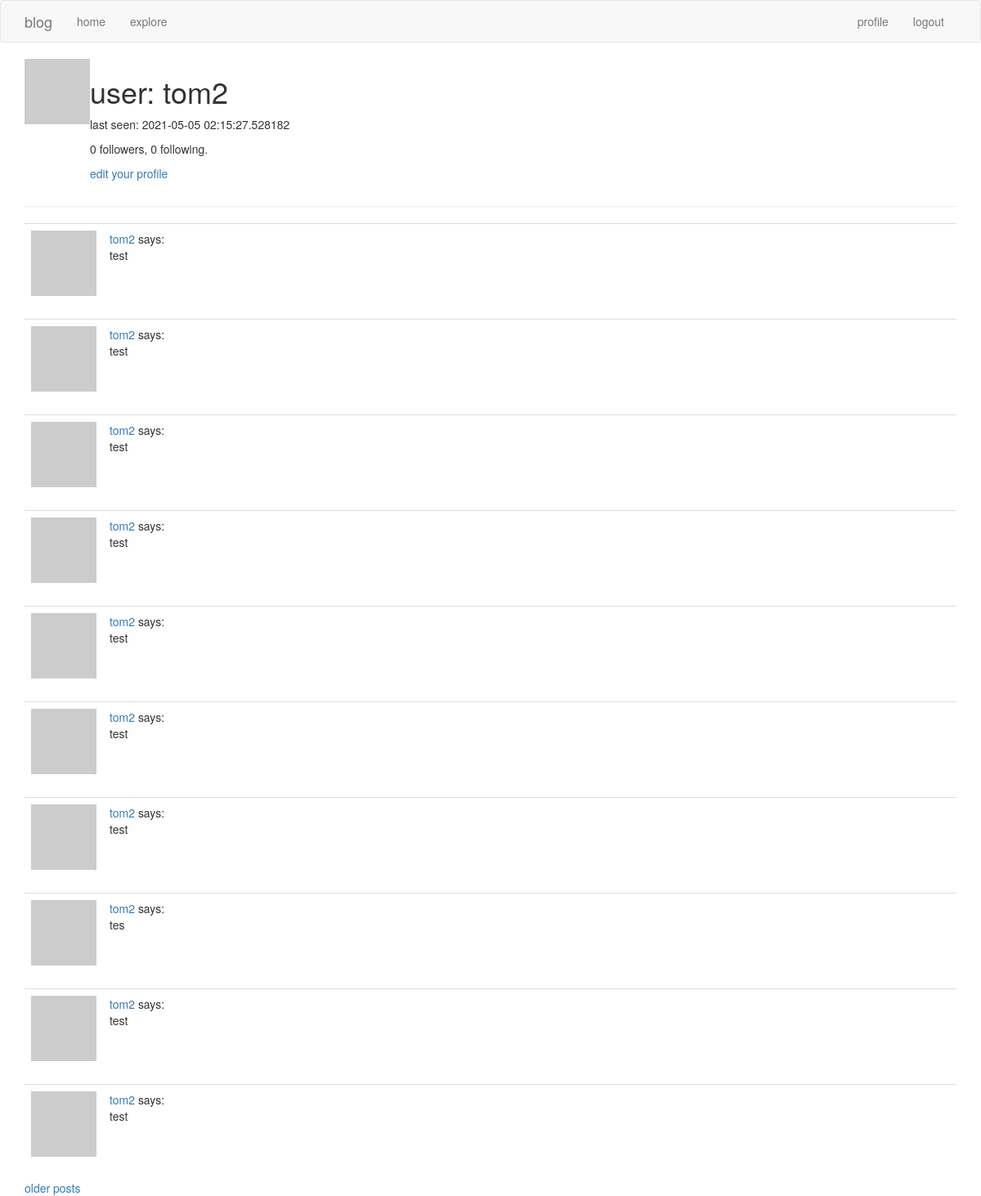
/user/tom2 (signed in), run on an earlier commit of the app's database.
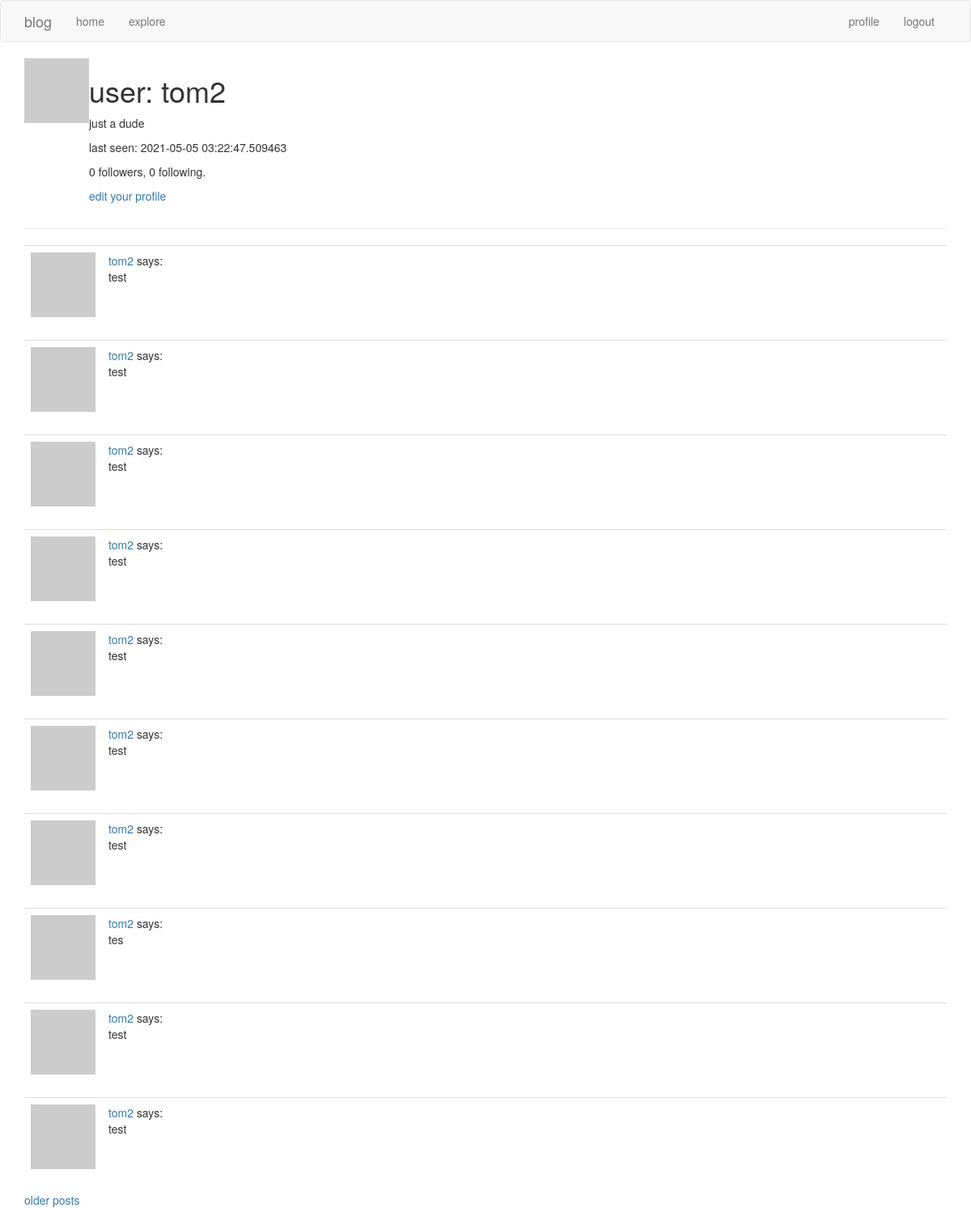
And on a later commit of the database.
### app/models.py (models this page shows, shortened)
class User(UserMixin, db.Model):
    id       = db.Column(db.Integer, primary_key = True)
    username = db.Column(db.String(64),  index = True, unique = True)
    email    = db.Column(db.String(128), index = True, unique = True)
    about_me = db.Column(db.String(128))
    last_seen = db.Column(db.DateTime, default = datetime.utcnow)
    password_hash = db.Column(db.String(128))
    posts = db.relationship('Post', backref = 'author', lazy = 'dynamic')
    followed = db.relationship(
        'User', secondary = followers,
        primaryjoin = (followers.c.follower_id == id),
        secondaryjoin = (followers.c.followed_id == id),
        backref = db.backref('followers', lazy = 'dynamic'), lazy = 'dynamic')
    def avatar(self, size):
        digest = md5(self.email.lower().encode('utf-8')).hexdigest()
        return 'https://www.gravatar.com/avatar/{}?d=identicon&s={}'.format(digest, size)

class Post(db.Model):
    id   = db.Column(db.Integer, primary_key = True)
    body = db.Column(db.String(128))
    timestamp = db.Column(db.DateTime, index = True, default = datetime.utcnow)
    user_id = db.Column(db.Integer, db.ForeignKey('user.id'))

### app/routes.py (the view)
@app.route('/user/<username>')
@login_required
def user(username):
    user = User.query.filter_by(username = username).first_or_404()
    page = request.args.get('page', 1, type = int)
    posts = user.posts.order_by(Post.timestamp.desc()).paginate(page, app.config['POSTS_PER_PAGE'], False)
    next_url = url_for('user', username = user.username, page = posts.next_num) if posts.has_next else None
    prev_url = url_for('user', username = user.username, page = posts.prev_num) if posts.has_prev else None
    form = EmptyForm()
    return render_template('user.html', user = user, form = form, posts = posts.items, next_url = next_url, prev_url = prev_url)

### app/models.py (called while the page is built)
@login.user_loader
def load_user(id):
    return User.query.get(int(id))

### app/routes.py (called while the page is built)
@app.before_request
def before_request():
    if current_user.is_authenticated:
        current_user.last_seen = datetime.utcnow()
        db.session.commit()

### app/templates/user.html (shortened to what this page needs)
{% extends 'base.html' %}
{% block app_content %}
    <table>
        <tr valign = 'top'>
            <td><img src = "{{ user.avatar(128) }}"></td>
            <td>
                <h1> user: {{ user.username }} </h1>
                {% if user.about_me %}
                <p> {{ user.about_me }} </p>
                {% endif %}
                {% if user.last_seen %}
                <p> last seen: {{ user.last_seen }} </p>
                {% endif %}
                <p>{{ user.followers.count() }} followers, {{ user.followed.count() }} following. </p>
                {% if user == current_user %}
                <p><a href = "{{ url_for('edit_profile') }}"> edit your profile </a></p>
                {% endif %}
            </td>
        </tr>
    </table>
    <hr>
    {% for post in posts %}
        {% include '_post.html' %}
    {% endfor %}
    {% if next_url %}
    <a href = "{{ next_url }}"> older posts </a>
    {% endif %}
{% endblock %}

### app/templates/base.html (shortened to what this page needs)
{% extends 'bootstrap/base.html' %}
{% block navbar %}
    <nav class = 'navbar navbar-default'>
        <div class = 'container'>
            <div class = 'navbar-header'>
                <a class = 'navbar-brand' href = "{{ url_for('index') }}"> blog </a>
            </div>
            <div class = 'collapse navbar-collapse' id = 'bs-example-navbar-collapse-1'>
                <ul class = 'nav navbar-nav'>
                    <li><a href="{{ url_for('index') }}"> home </a></li>
                    <li><a href="{{ url_for('explore') }}"> explore </a></li>
                </ul>
                <ul class = 'nav navbar-nav navbar-right'>
                    {% if current_user.is_anonymous %}
                    <li><a href = "{{ url_for('login') }}"> login </a></li>
                    {% else %}
                    <li><a href = "{{ url_for('user', username = current_user.username) }}"> profile </a></li>
                    <li><a href = "{{ url_for('logout') }}"> logout </a></li>
                    {% endif %}
                </ul>
            </div>
        </div>
    </nav>
{% endblock %}
{% block content %}
    <div class = 'container'>
        {% block app_content %}{% endblock %}
    </div>
{% endblock %}

### app/templates/_post.html
    <table class = "table table-hover">
        <tr>
            <td width = "70px">
                <a href = "{{ url_for('user', username = post.author.username) }}">
                    <img src = "{{ post.author.avatar(70) }}" />
                </a>
            </td>
            <td>
                <a href = "{{ url_for('user', username = post.author.username) }}">
                    {{ post.author.username }}
                </a>
                says:
                <br>
                {{ post.body }}
            </td>
        </tr>
    </table>

What changed in the data, as far as the page shows it:
changed User "tom2": about_me (not shown) → "just a dude"; last_seen "2021-05-05 02:15:27.528182" → "2021-05-05 03:22:47.509463"
